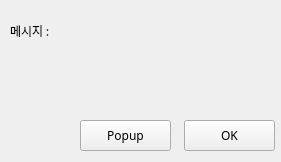
<?xml version="1.0" encoding="UTF-8"?>
<ui version="4.0">
 <class>MainApp</class>
 <widget class="QWidget" name="MainApp">
  <property name="geometry">
   <rect>
    <x>0</x>
    <y>0</y>
    <width>281</width>
    <height>162</height>
   </rect>
  </property>
  <property name="sizePolicy">
   <sizepolicy hsizetype="Fixed" vsizetype="Fixed">
    <horstretch>0</horstretch>
    <verstretch>0</verstretch>
   </sizepolicy>
  </property>
  <property name="minimumSize">
   <size>
    <width>281</width>
    <height>162</height>
   </size>
  </property>
  <property name="maximumSize">
   <size>
    <width>281</width>
    <height>162</height>
   </size>
  </property>
  <property name="font">
   <font>
    <family>나눔고딕코딩</family>
   </font>
  </property>
  <property name="windowTitle">
   <string>MainApp</string>
  </property>
  <widget class="QLabel" name="lblMessage">
   <property name="geometry">
    <rect>
     <x>10</x>
     <y>20</y>
     <width>261</width>
     <height>21</height>
    </rect>
   </property>
   <property name="font">
    <font>
     <family>나눔고딕</family>
    </font>
   </property>
   <property name="text">
    <string>메시지 :</string>
   </property>
  </widget>
  <widget class="QPushButton" name="btnOK">
   <property name="geometry">
    <rect>
     <x>184</x>
     <y>120</y>
     <width>91</width>
     <height>31</height>
    </rect>
   </property>
   <property name="text">
    <string>OK</string>
   </property>
  </widget>
  <widget class="QPushButton" name="btnPOP">
   <property name="geometry">
    <rect>
     <x>80</x>
     <y>120</y>
     <width>91</width>
     <height>31</height>
    </rect>
   </property>
   <property name="text">
    <string>Popup</string>
   </property>
  </widget>
 </widget>
 <resources/>
 <connections/>
</ui>
